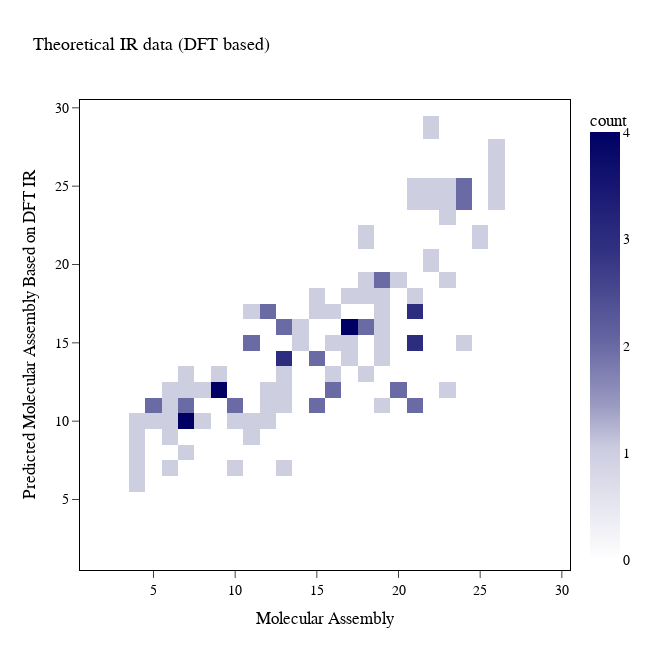

Notebook code cell kept with this figure:
### Code cell
fig = plots.nice_heat_log(ir_dft_A2plot,'a_real','a_pred',
  base_colour=[0,0,100],
  title = f'Theoretical IR data (DFT based)',
  xaxis_title='Molecular Assembly',
  yaxis_title=f'Predicted Molecular Assembly Based on DFT IR',
  logbase = 1.4,
  tickvals = [0, 1, 2, 3, 4],
  xaxis_max = 30, 
  yaxis_max = 30, 
)
fig.show()
# plotly.io.write_image(fig, os.path.join('..','figures','theoretical_ir.pdf'), format='pdf')

### Figure 1 — Plotly figure (JSON) as saved in the notebook; plotly's stock layout.template omitted (floating-point values rounded to 4 significant figures; data arrays with more than 128 entries replaced by an {"elided": "..."} marker saying what was removed)
{"data": [{"colorbar": {"borderwidth": 0, "tick0": 0, "tickmode": "array", "tickvals": [0, 1, 2, 3, 4], "title": {"text": "count"}}, "colorscale": [[0, "rgb(255, 255, 255)"], [0.2603, "rgb(204, 204, 224)"], [0.3644, "rgb(153, 153, 193)"], [0.5102, "rgb(102, 102, 162)"], [0.7143, "rgb(51, 51, 131)"], [1, "rgb(0, 0, 100)"]], "type": "heatmap", "x": [1, 2, 3, 4, 5, 6, 7, 8, 9, 10, 11, 12, 13, 14, 15, 16, 17, 18, 19, 20, 21, 22, 23, 24, 25, 26, 27, 28, 29, 30], "y": [1, 2, 3, 4, 5, 6, 7, 8, 9, 10, 11, 12, 13, 14, 15, 16, 17, 18, 19, 20, 22, 23, 24, 27, 29, 30], "z": {"elided": "26x30 int values"}}], "layout": {"autosize": false, "font": {"color": "black", "family": "Arial", "size": 14}, "height": 650, "title": {"font": {"color": "#000000", "family": "Arial", "size": 18}, "text": "Theoretical IR data (DFT based)"}, "width": 650, "xaxis": {"linecolor": "black", "linewidth": 1, "mirror": true, "ticklen": 7, "ticks": "outside", "title": {"text": "Molecular Assembly"}}, "yaxis": {"linecolor": "black", "linewidth": 1, "mirror": true, "ticklen": 7, "ticks": "outside", "title": {"text": "Predicted Molecular Assembly Based on DFT IR"}}}}
